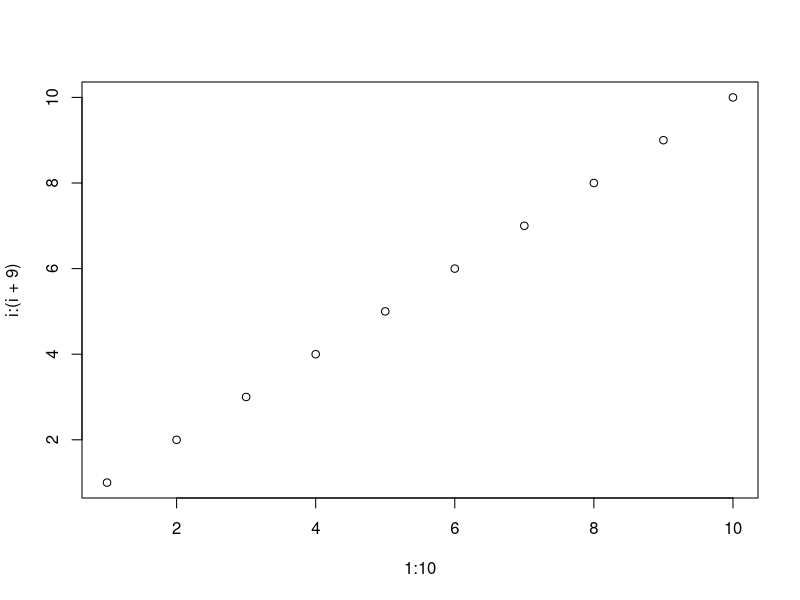
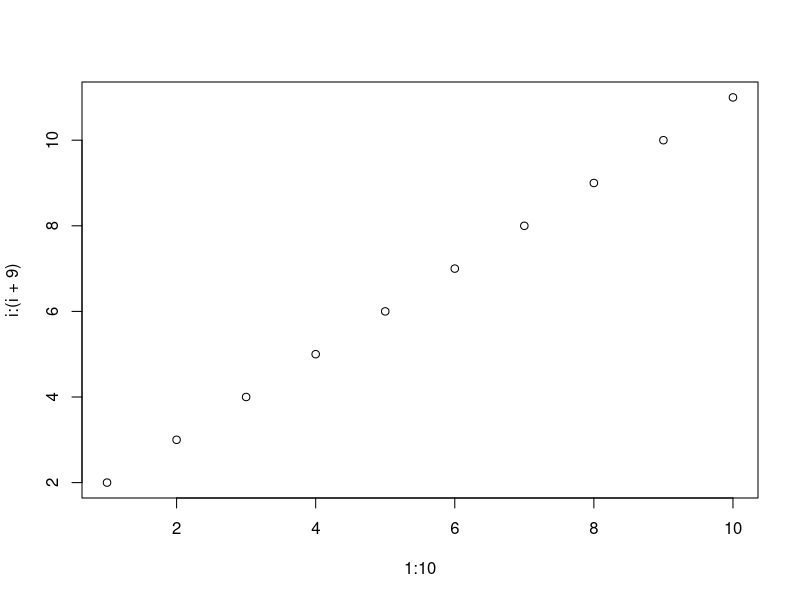
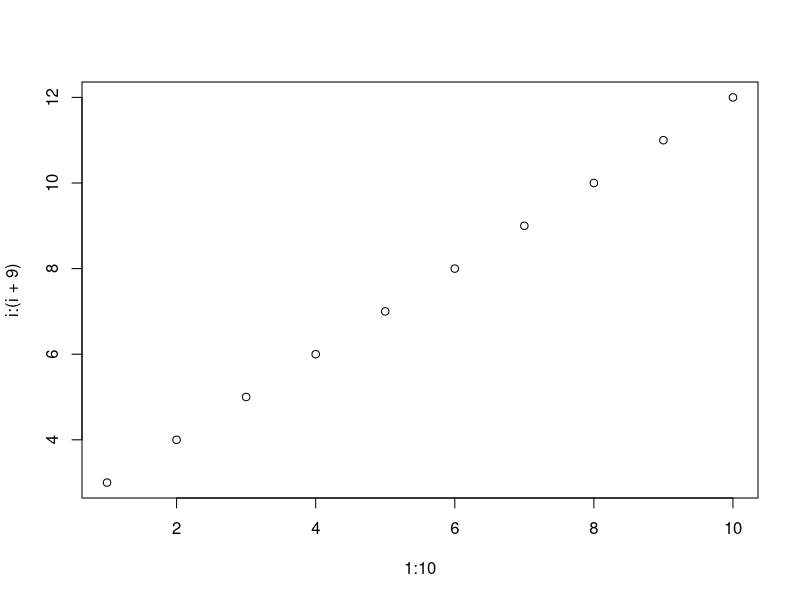
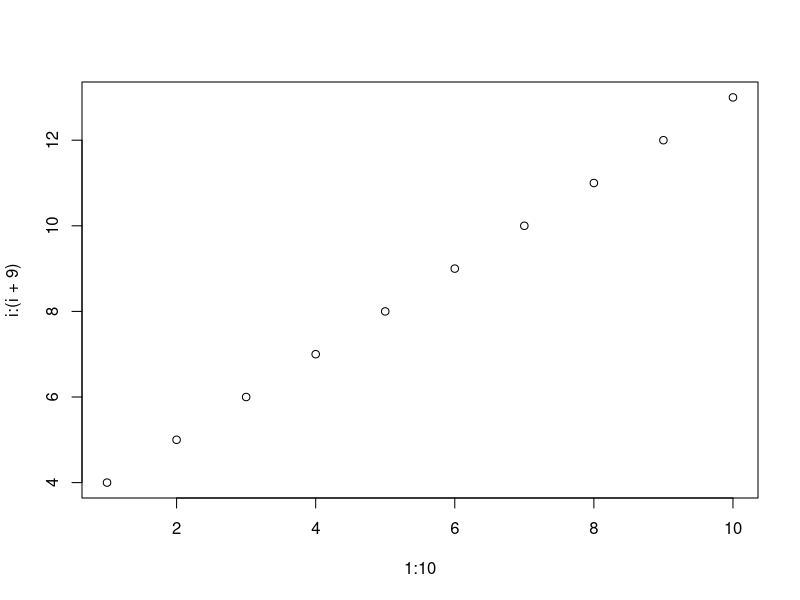
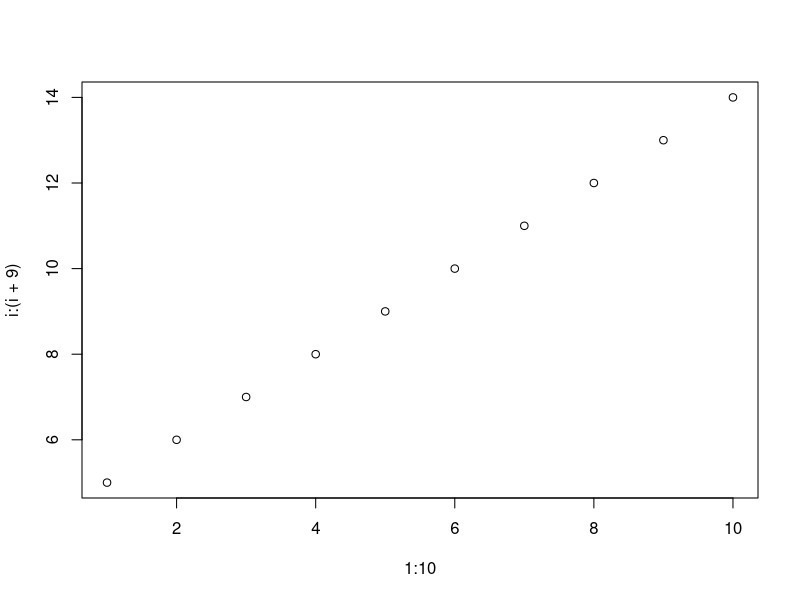
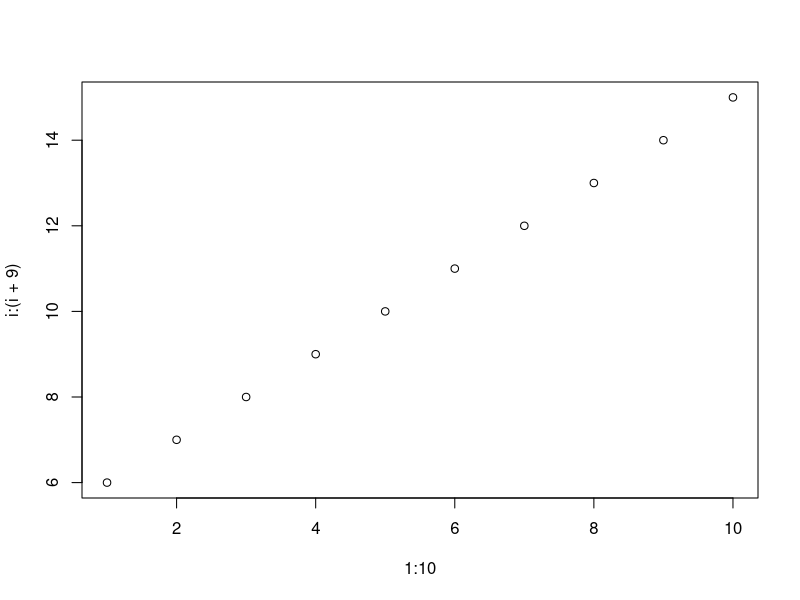
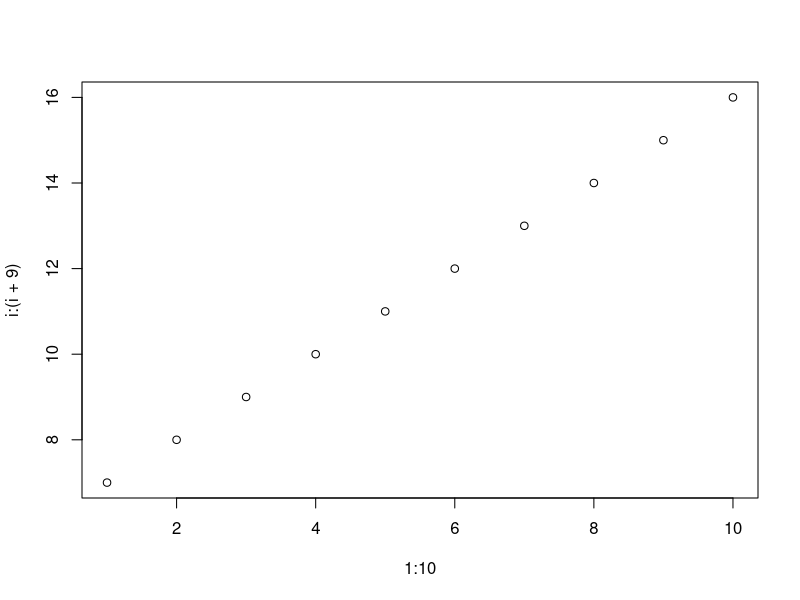
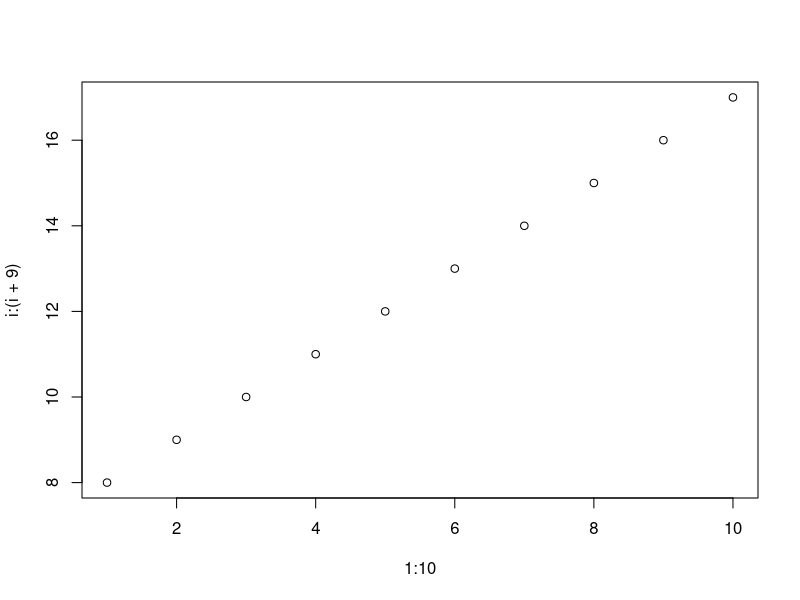

Recreate these plots in R, in order. (Note: this script raises an error after producing the figures.)
# Qualitatively and quantitatively evaluating parametric PDFs fit to data
# Adapted from courses course material by Dr. Balaji Rajagopalan

library(MASS)


####################################################################################
# Read in Data
####################################################################################
data=matrix(scan("aismr.txt", skip=0),ncol=13,byrow=T)
#Indian monthly rainfall
#first column is the year next columns are monthly rainfall values

#other helpful stuff
 yearpick=which(data[,1]>1950 & data[,1]<1980)
 newdata=data[yearpick,]
 

for(i in 1:12){
	print(i)
	xtemp=data[,(i+1)]
	print(mean(xtemp))
	fout=paste("plot",i,".pdf", sep="")
	pdf(fout, width=8, height=8)
	plot(1:10, i:(i+9))
	dev.off()
}

xdata=data[,11] #selecting one month of data 
N=length(xdata)		#number of data points.

#make a series of points at which to estimate the PDF from
xeval=seq(min(xdata)-sd(xdata),max(xdata)+sd(xdata),length=100)
neval=length(xeval)

####################################################################################
# Estimate the PDF of the selected model at at the evaluation points 
####################################################################################
#### Select a model (i.e., PDF) to fit to the data and 
# diagnostics and goodness of fit exercise - using visual and KS tests

### If you decide on Gamma or Weibull you have to fit it to the data
# to obtain the parameters

#zgamma=fitdistr(xdata,"gamma")
#zweibull=fitdistr(xdata,"weibull")


#lognormal
xdensityorig2=dlnorm(xeval,meanlog=mean(log(xdata)), sdlog=sd(log(xdata)))

#normal
#xdensityorig2=dnorm(xeval,meanlog=mean(xdata), sdlog=sd(xdata))

#exponential
#xdensityorig=dexp(xeval,rate=1/mean(xdata))

# Gamma
#xdensityorig=dgamma(xeval,shape=zgamma$estimate[1],scale=1/zgamma$estimate[2])

# Weibull
#xdensityorig=dweibull(xeval,shape=zweibull$estimate[1],scale=zweibull$estimate[2])

####################################################################################
# Compare the parametric distribution to the data
####################################################################################
par(mfrow=c(2,2))

zz=hist(xdata,probability=T,plot=FALSE)
hist(xdata,xlab="Monthly rainfall", ylab="", probability=T,
main="",ylim=range(c(zz$density,xdensityorig)))
lines(xeval, xdensityorig, col="red")
title(main="Fitted PDF")

# Empirical or SAMPLE quantiles and Empirical Percentiles..
empquant = sort(xdata)
emppercent = 1:N/(N+1)		

# Get the quantiles corresponding to the empirical percentiles from the fitted
# PDF model

# Also get the model percentiles corresponding to the empirical quantiles 
# - i.e., (sorted data) from the fitted PDF model.
xdatasort = sort(xdata)		#Sorted original data

#If lognormal
modquant = qlnorm(emppercent,meanlog=mean(log(xdata)), sdlog=sd(log(xdata)))
modpercent = plnorm(xdatasort,meanlog=mean(log(xdata)), sdlog=sd(log(xdata)))

#normal
#modquant = qnorm(emppercent,mean=mean(xdata), sd=sd(xdata))
#modpercent = pnorm(xdatasort,mean=mean(xdata), sd=sd(xdata))

#exponential
#modquant = qexp(emppercent,rate=1/mean(xdata))
#modpercent = pexp(xdatasort,rate=1/mean(xdata))

# Gamma
#modquant=qgamma(emppercent,shape=zgamma$estimate[1],scale=1/zgamma$estimate[2])
#modpercent=pgamma(xdatasort,shape=zgamma$estimate[1],scale=1/zgamma$estimate[2])

# Weibull
#modquant=qweibull(emppercent,shape=zweibull$estimate[1],scale=zweibull$estimate[2])
#modpercent=pweibull(xdatasort,shape=zweibull$estimate[1],scale=zweibull$estimate[2])

# Plot the Empirical CDF with the Model CDF
plot(xdatasort, emppercent, xlab="Rainfall", ylab="CDF (F(x))")
lines(xdatasort, modpercent, col="red")

#Quantile plot..
# For a good fit the scatterplots should be on the 1:1 line
plot(modquant, empquant, xlab="Model (or Theoretical) Quantiles", ylab="Emp.
Quantiles")
lines(modquant, modquant)

#Probability Plot..
plot(modpercent, emppercent, xlab="Model (or Theoretical) Percentiles", ylab="Emp.
Percentiles")
lines(modpercent, modpercent)

# Alternate approach: 
# Normal Q-Q plot with the qqnorm function
# Plots the theoretical (or model) quantiles from a Standard Normal PDF
# vs the sample quantiles
#quartz()
#zz = qqnorm(xdata, xlab="Theoretical Quantiles", ylab="Empirical Quantiles")
#points(zz$x, zz$y)

####################################################################################
# K-S test for fit
####################################################################################
#Doing K-S tests for fit
#do a help on ks.test 
#ks.test command requires that you give the
#appropriate parameters of the distribution

## do a K-S test for Normality
zz=ks.test(xdata,"pnorm",mean=mean(xdata), sd=sd(xdata))

zz$statistic # This is the D calculated from the K-S test
zz$p.value #gives you the p-value of the test. If this is less than alpha
	   # reject the null hypothesis - i.e. data is not from the model

## do a K-S test for lognormal
zz=ks.test(xdata,"plnorm",mean=mean(log(xdata)), sd=sd(log(xdata)))

## do a K-S test for Gamma
zgamma=fitdistr(xdata, dgamma, list(shape = 1, rate = 0.1), lower = 0.01)
zz=ks.test(xdata,"pgamma",shape=zgamma$estimate[1], scale=1/zgamma$estimate[2])
zz$p.value 

## do a K-S test for Weibull
zweibull=fitdistr(xdata, "weibull", list(shape = 1, scale = 0.1), lower = 0.001)
zz=ks.test(xdata,"pweibull",shape=zweibull$estimate[1], scale=zweibull$estimate[2])
zz$p.value
